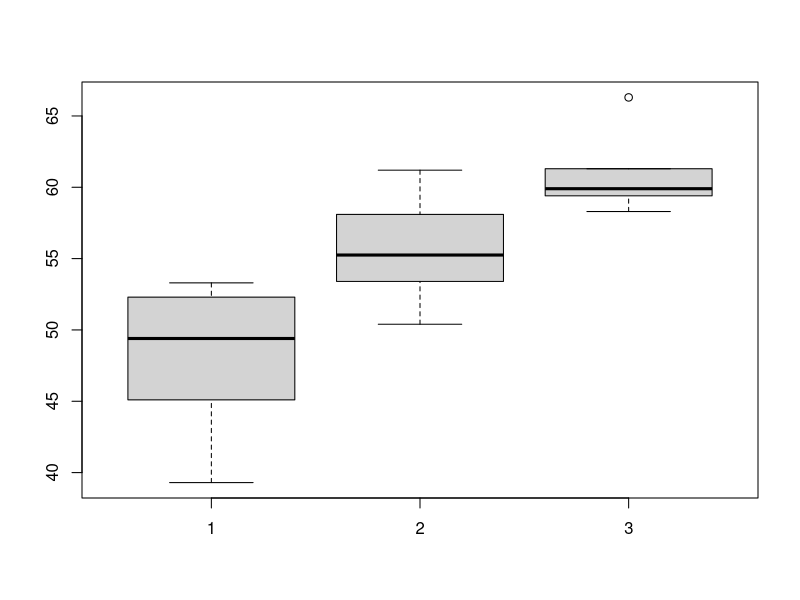

The R script that drew this image:
## ---- chunk 1
fisheries <- read.csv("Hartvigsen_FishData.csv", header = TRUE)
## ---- chunk 2
boxplot(fisheries$Low, fisheries$Med, fisheries$High)
## ---- chunk 3
shapiro.test(fisheries$Low)
shapiro.test(fisheries$Med)
shapiro.test(fisheries$High)
## ---- chunk 4
var(fisheries$Low)
var(fisheries$Med)
var(fisheries$High)
## ---- chunk 5
fish_stack <- stack(fisheries)
names(fish_stack) <- c("Mass", "Treatment")
## ---- chunk 6
fish.aov <- aov(fish_stack$Mass~fish_stack$Treatment) #Runs the anova and stores it as an object
fish.aov #Provides only sum of squares, residuals, and dfs...
summary(fish.aov) #Provides more details, including F-value and p-value!
## ---- chunk 7
245.03/16.84
1-pf(14.55, 2, 15) #Here we're using the F-distribution!
## ---- chunk 8
TukeyHSD(fish.aov) #note that you input the anova object that you created above!
